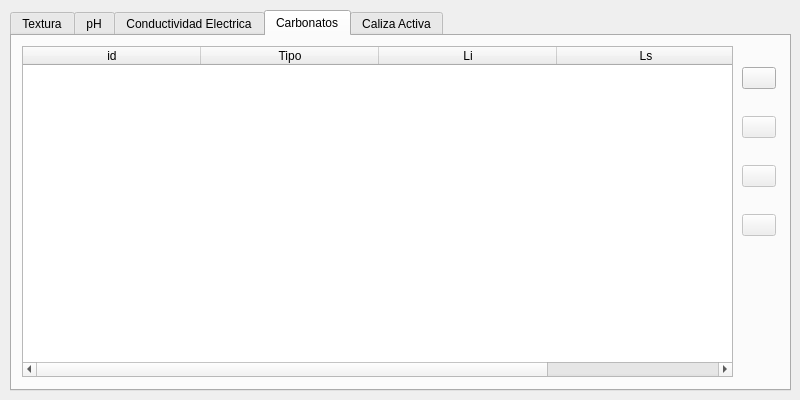
<?xml version="1.0" encoding="UTF-8"?>
<ui version="4.0">
 <class>Dialog</class>
 <widget class="QDialog" name="Dialog">
  <property name="geometry">
   <rect>
    <x>0</x>
    <y>0</y>
    <width>800</width>
    <height>400</height>
   </rect>
  </property>
  <property name="sizePolicy">
   <sizepolicy hsizetype="Preferred" vsizetype="Preferred">
    <horstretch>0</horstretch>
    <verstretch>0</verstretch>
   </sizepolicy>
  </property>
  <property name="minimumSize">
   <size>
    <width>800</width>
    <height>400</height>
   </size>
  </property>
  <property name="maximumSize">
   <size>
    <width>800</width>
    <height>600</height>
   </size>
  </property>
  <property name="windowTitle">
   <string>aGrae GIS </string>
  </property>
  <widget class="QTabWidget" name="tabWidget_1">
   <property name="geometry">
    <rect>
     <x>10</x>
     <y>10</y>
     <width>781</width>
     <height>381</height>
    </rect>
   </property>
   <property name="currentIndex">
    <number>3</number>
   </property>
   <property name="tabsClosable">
    <bool>false</bool>
   </property>
   <property name="tabBarAutoHide">
    <bool>false</bool>
   </property>
   <widget class="QWidget" name="tab_8">
    <attribute name="title">
     <string>Textura</string>
    </attribute>
    <widget class="QTableWidget" name="tableWidget_1">
     <property name="enabled">
      <bool>true</bool>
     </property>
     <property name="geometry">
      <rect>
       <x>10</x>
       <y>10</y>
       <width>711</width>
       <height>331</height>
      </rect>
     </property>
     <property name="sizeAdjustPolicy">
      <enum>QAbstractScrollArea::AdjustToContents</enum>
     </property>
     <property name="editTriggers">
      <set>QAbstractItemView::NoEditTriggers</set>
     </property>
     <property name="alternatingRowColors">
      <bool>true</bool>
     </property>
     <attribute name="horizontalHeaderDefaultSectionSize">
      <number>100</number>
     </attribute>
     <attribute name="horizontalHeaderMinimumSectionSize">
      <number>56</number>
     </attribute>
     <column>
      <property name="text">
       <string>id</string>
      </property>
     </column>
     <column>
      <property name="text">
       <string>Categoria</string>
      </property>
     </column>
     <column>
      <property name="text">
       <string>Grupo</string>
      </property>
     </column>
     <column>
      <property name="text">
       <string>Arena (Li)</string>
      </property>
     </column>
     <column>
      <property name="text">
       <string>Arena (Ls)</string>
      </property>
     </column>
     <column>
      <property name="text">
       <string>Limo (Li)</string>
      </property>
     </column>
     <column>
      <property name="text">
       <string>Limo (Ls)</string>
      </property>
     </column>
     <column>
      <property name="text">
       <string>Arcilla (Li)</string>
      </property>
     </column>
     <column>
      <property name="text">
       <string>Arcilla (Ls)</string>
      </property>
     </column>
     <column>
      <property name="text">
       <string>CEap (Li)</string>
      </property>
     </column>
     <column>
      <property name="text">
       <string>CEap (Ls)</string>
      </property>
     </column>
     <column>
      <property name="text">
       <string>CRA</string>
      </property>
     </column>
     <column>
      <property name="text">
       <string>HSG</string>
      </property>
     </column>
     <column>
      <property name="text">
       <string>Grupo</string>
      </property>
     </column>
    </widget>
    <widget class="QWidget" name="verticalLayoutWidget_3">
     <property name="geometry">
      <rect>
       <x>730</x>
       <y>10</y>
       <width>34</width>
       <height>181</height>
      </rect>
     </property>
     <layout class="QVBoxLayout" name="verticalLayout_3">
      <item>
       <widget class="QPushButton" name="an_edit_textura_btn">
        <property name="text">
         <string/>
        </property>
       </widget>
      </item>
      <item>
       <widget class="QPushButton" name="an_save_textura_btn">
        <property name="enabled">
         <bool>false</bool>
        </property>
        <property name="text">
         <string/>
        </property>
       </widget>
      </item>
     </layout>
    </widget>
   </widget>
   <widget class="QWidget" name="tab_11">
    <attribute name="title">
     <string>pH</string>
    </attribute>
    <widget class="QWidget" name="verticalLayoutWidget_4">
     <property name="geometry">
      <rect>
       <x>730</x>
       <y>10</y>
       <width>34</width>
       <height>181</height>
      </rect>
     </property>
     <layout class="QVBoxLayout" name="verticalLayout_4">
      <item>
       <widget class="QPushButton" name="an_edit_ph">
        <property name="text">
         <string/>
        </property>
       </widget>
      </item>
      <item>
       <widget class="QPushButton" name="an_save_ph">
        <property name="enabled">
         <bool>false</bool>
        </property>
        <property name="text">
         <string/>
        </property>
       </widget>
      </item>
     </layout>
    </widget>
    <widget class="QTableWidget" name="tableWidget_2">
     <property name="enabled">
      <bool>true</bool>
     </property>
     <property name="geometry">
      <rect>
       <x>10</x>
       <y>10</y>
       <width>711</width>
       <height>331</height>
      </rect>
     </property>
     <property name="sizeAdjustPolicy">
      <enum>QAbstractScrollArea::AdjustToContentsOnFirstShow</enum>
     </property>
     <property name="editTriggers">
      <set>QAbstractItemView::NoEditTriggers</set>
     </property>
     <property name="alternatingRowColors">
      <bool>true</bool>
     </property>
     <attribute name="horizontalHeaderDefaultSectionSize">
      <number>237</number>
     </attribute>
     <attribute name="horizontalHeaderMinimumSectionSize">
      <number>237</number>
     </attribute>
     <column>
      <property name="text">
       <string>id</string>
      </property>
     </column>
     <column>
      <property name="text">
       <string>Tipo</string>
      </property>
     </column>
     <column>
      <property name="text">
       <string>Li</string>
      </property>
     </column>
     <column>
      <property name="text">
       <string>Ls</string>
      </property>
     </column>
    </widget>
   </widget>
   <widget class="QWidget" name="tab">
    <attribute name="title">
     <string>Conductividad Electrica</string>
    </attribute>
    <widget class="QTableWidget" name="tableWidget_3">
     <property name="enabled">
      <bool>true</bool>
     </property>
     <property name="geometry">
      <rect>
       <x>10</x>
       <y>10</y>
       <width>711</width>
       <height>331</height>
      </rect>
     </property>
     <property name="sizeAdjustPolicy">
      <enum>QAbstractScrollArea::AdjustToContentsOnFirstShow</enum>
     </property>
     <property name="editTriggers">
      <set>QAbstractItemView::NoEditTriggers</set>
     </property>
     <property name="alternatingRowColors">
      <bool>true</bool>
     </property>
     <attribute name="horizontalHeaderDefaultSectionSize">
      <number>178</number>
     </attribute>
     <attribute name="horizontalHeaderMinimumSectionSize">
      <number>56</number>
     </attribute>
     <column>
      <property name="text">
       <string>id</string>
      </property>
     </column>
     <column>
      <property name="text">
       <string>Tipo</string>
      </property>
     </column>
     <column>
      <property name="text">
       <string>Li</string>
      </property>
     </column>
     <column>
      <property name="text">
       <string>Ls</string>
      </property>
     </column>
     <column>
      <property name="text">
       <string>Influencia</string>
      </property>
     </column>
    </widget>
    <widget class="QWidget" name="verticalLayoutWidget_5">
     <property name="geometry">
      <rect>
       <x>730</x>
       <y>10</y>
       <width>34</width>
       <height>181</height>
      </rect>
     </property>
     <layout class="QVBoxLayout" name="verticalLayout_5">
      <item>
       <widget class="QPushButton" name="an_edit_ce">
        <property name="text">
         <string/>
        </property>
       </widget>
      </item>
      <item>
       <widget class="QPushButton" name="an_save_ce">
        <property name="enabled">
         <bool>false</bool>
        </property>
        <property name="text">
         <string/>
        </property>
       </widget>
      </item>
     </layout>
    </widget>
   </widget>
   <widget class="QWidget" name="tab_2">
    <attribute name="title">
     <string>Carbonatos</string>
    </attribute>
    <widget class="QWidget" name="verticalLayoutWidget_6">
     <property name="geometry">
      <rect>
       <x>730</x>
       <y>10</y>
       <width>34</width>
       <height>211</height>
      </rect>
     </property>
     <layout class="QVBoxLayout" name="verticalLayout_6">
      <item>
       <widget class="QPushButton" name="an_edit_carbon">
        <property name="text">
         <string/>
        </property>
       </widget>
      </item>
      <item>
       <widget class="QPushButton" name="an_save_carbon">
        <property name="enabled">
         <bool>false</bool>
        </property>
        <property name="text">
         <string/>
        </property>
       </widget>
      </item>
      <item>
       <widget class="QPushButton" name="an_add_carbon">
        <property name="enabled">
         <bool>false</bool>
        </property>
        <property name="text">
         <string/>
        </property>
       </widget>
      </item>
      <item>
       <widget class="QPushButton" name="an_remove_carbon">
        <property name="enabled">
         <bool>false</bool>
        </property>
        <property name="text">
         <string/>
        </property>
       </widget>
      </item>
     </layout>
    </widget>
    <widget class="QTableWidget" name="tableWidget_4">
     <property name="enabled">
      <bool>true</bool>
     </property>
     <property name="geometry">
      <rect>
       <x>10</x>
       <y>10</y>
       <width>711</width>
       <height>331</height>
      </rect>
     </property>
     <property name="sizeAdjustPolicy">
      <enum>QAbstractScrollArea::AdjustToContentsOnFirstShow</enum>
     </property>
     <property name="editTriggers">
      <set>QAbstractItemView::NoEditTriggers</set>
     </property>
     <property name="alternatingRowColors">
      <bool>true</bool>
     </property>
     <attribute name="horizontalHeaderDefaultSectionSize">
      <number>178</number>
     </attribute>
     <attribute name="horizontalHeaderMinimumSectionSize">
      <number>56</number>
     </attribute>
     <column>
      <property name="text">
       <string>id</string>
      </property>
     </column>
     <column>
      <property name="text">
       <string>Tipo</string>
      </property>
     </column>
     <column>
      <property name="text">
       <string>Li</string>
      </property>
     </column>
     <column>
      <property name="text">
       <string>Ls</string>
      </property>
     </column>
    </widget>
   </widget>
   <widget class="QWidget" name="tab_3">
    <attribute name="title">
     <string>Caliza Activa</string>
    </attribute>
    <widget class="QTableWidget" name="tableWidget_5">
     <property name="enabled">
      <bool>true</bool>
     </property>
     <property name="geometry">
      <rect>
       <x>10</x>
       <y>10</y>
       <width>711</width>
       <height>331</height>
      </rect>
     </property>
     <property name="sizeAdjustPolicy">
      <enum>QAbstractScrollArea::AdjustToContentsOnFirstShow</enum>
     </property>
     <property name="editTriggers">
      <set>QAbstractItemView::NoEditTriggers</set>
     </property>
     <property name="alternatingRowColors">
      <bool>true</bool>
     </property>
     <attribute name="horizontalHeaderDefaultSectionSize">
      <number>178</number>
     </attribute>
     <attribute name="horizontalHeaderMinimumSectionSize">
      <number>56</number>
     </attribute>
     <column>
      <property name="text">
       <string>id</string>
      </property>
     </column>
     <column>
      <property name="text">
       <string>Tipo</string>
      </property>
     </column>
     <column>
      <property name="text">
       <string>Li</string>
      </property>
     </column>
     <column>
      <property name="text">
       <string>Ls</string>
      </property>
     </column>
    </widget>
    <widget class="QWidget" name="verticalLayoutWidget_7">
     <property name="geometry">
      <rect>
       <x>730</x>
       <y>10</y>
       <width>34</width>
       <height>181</height>
      </rect>
     </property>
     <layout class="QVBoxLayout" name="verticalLayout_7">
      <item>
       <widget class="QPushButton" name="an_edit_ca">
        <property name="text">
         <string/>
        </property>
       </widget>
      </item>
      <item>
       <widget class="QPushButton" name="an_save_ca">
        <property name="enabled">
         <bool>false</bool>
        </property>
        <property name="text">
         <string/>
        </property>
       </widget>
      </item>
     </layout>
    </widget>
   </widget>
  </widget>
 </widget>
 <resources/>
 <connections/>
</ui>
